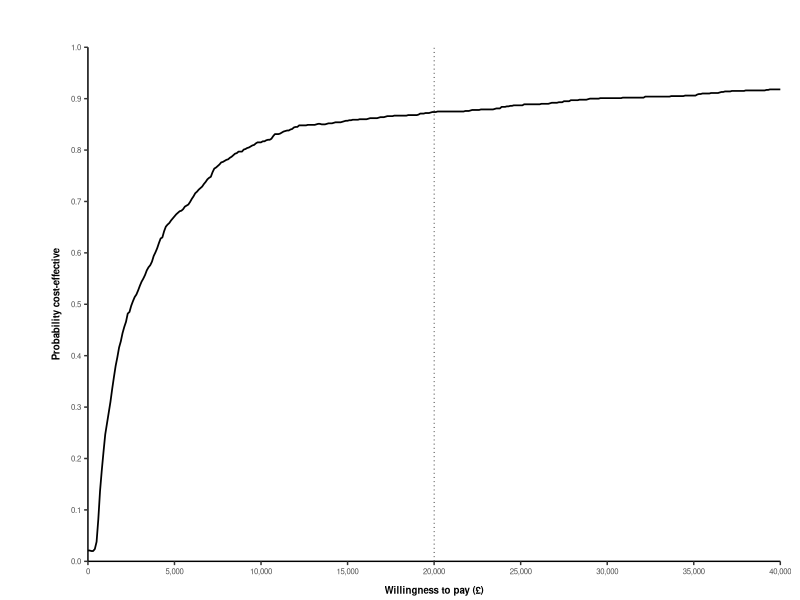
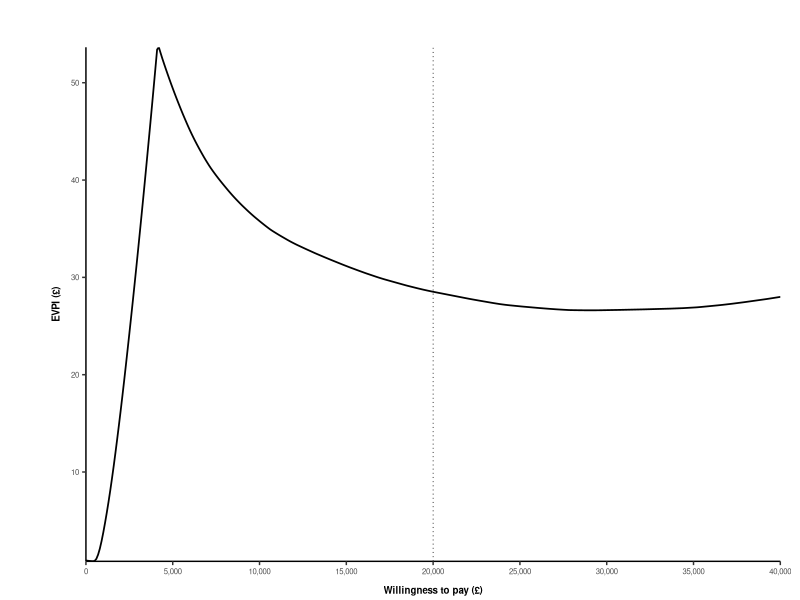

Here is the R script that generated these plots, in order: (Note: this script raises an error after producing the figures.)

## CRASH-Mild - Economic model ## 

if(!require(dplyr)) install.packages('dplyr')
if(!require(tidyr)) install.packages('tidyr')
if(!require(ggplot2)) install.packages('ggplot2')

library(tidyr)
library(dplyr)
library(ggplot2)

# Model Options

disc.c <- 0.035
disc.o <- 0.035

sims <- 1000
outer.loops <- 100
inner.loops <- 100

age <- 70
male = 0.5 # plaecholder
time.horizon = min(60, 100-ceiling(age))



## Age trace

## Clinical parameters

gen.clinical.characteristics <- function(){

# Mild ACM RR (CRASH-3)
treatment.effect <- 0.6972504
treatment.effect.sims <- exp(rnorm(sims, log(treatment.effect), 0.2216285))

hi.risk <- 0.0142
hi.risk.sims <- rbeta(sims, 16.74564893, 1162.525402)

non.hi.risk <- 0
non.hi.risk.sims <- rbeta(sims, 9, 920-9) * 0

smr.year1 <- 235.04/81.2
smr.year1.sims <- rnorm(sims, smr.year1, 0.41632922)

smr.year2 <- 61.47/39.45
smr.year2.sims <- rnorm(sims, smr.year2, 0.2350955) 

clin.names <- c("treatment.effect", "hi.risk", "non.hi.risk", "smr.year1", "smr.year2")


clin.char <- c(treatment.effect, hi.risk, non.hi.risk, smr.year1, smr.year2)
names(clin.char) <- clin.names

clin.char.sims <- data.frame(treatment.effect.sims, hi.risk.sims, non.hi.risk.sims, smr.year1.sims, smr.year2.sims)
colnames(clin.char.sims) <- clin.names

# Outcomes

outcome.names <- c("full", "good", "moderate", "severe", "vegetative")

full.placebo <- 0
good.placebo <- 208
moderate.placebo <- 49
severe.placebo <- 23
vegetative.placebo <- 5

dis.placebo <- c(full.placebo, good.placebo, moderate.placebo, severe.placebo, vegetative.placebo) 
disability.placebo <- dis.placebo / sum(dis.placebo)

  # full.txa <- 0
# good.txa <- 1516
# moderate.txa <- 701
# severe.txa <- 227
# vegetative.txa <- 22

#dis.txa <- c(full.txa, good.txa, moderate.txa, severe.txa, vegetative.txa)
#disability.txa <- dis.txa / sum(dis.txa)

disability.txa <- disability.placebo

names(disability.placebo) <- outcome.names
names(disability.txa) <- outcome.names

# Dirichlet distributions for outcomes
disability.placebo.sims <- MCMCpack::rdirichlet(n = sims , disability.placebo)
disability.txa.sims <- MCMCpack::rdirichlet(n = sims , disability.txa)

colnames(disability.placebo.sims) <- outcome.names
colnames(disability.txa.sims) <- outcome.names

return(list(clin.char,
            clin.char.sims,
            disability.placebo, 
            disability.txa, 
            disability.placebo.sims, 
            disability.txa.sims))
       
}


clin.char <- gen.clinical.characteristics()[[1]]
clin.char.sims <- gen.clinical.characteristics()[[2]]
disability.placebo <- gen.clinical.characteristics()[[3]]
disability.txa <- gen.clinical.characteristics()[[4]]
disability.placebo.sims <- gen.clinical.characteristics()[[5]]
disability.txa.sims <- gen.clinical.characteristics()[[6]]


## Generate long-term risk of death

gen.acm <- function(male = 0.5){
  
  lifetable <- read.csv("inputs/ONS_life_tables_2017-19.csv", header=TRUE)
  lifetable <- as.data.frame(lifetable[c(1,2,8)])
  av <- lifetable
  av[,2] <- lifetable[,2] * male + lifetable[,3] * (1 - male)
  av <- av[,1:2]

  acm <- av %>% filter(x >= floor(age))
  colnames(acm) <- c("age", "rate")
  
  return(acm)
  
}

acm <- gen.acm()



## Utility (now utility values only)

gen.utility <- function(){

utility.full <- 1
utility.good <- 0.894
utility.moderate <- 0.675
utility.severe <- 0.382
utility.vegetative <- -0.178

utility.values <- c(utility.full, utility.good, utility.moderate, utility.severe, utility.vegetative)

return(utility.values)

}


gen.utility.sims <- function(){
  
  utility.full <- rep(1, sims)
  utility.good <- rbeta(sims, 49.9585894, 5.9235016)
  utility.moderate <- rbeta(sims, 30.538, 14.7034815)
  utility.severe <- rbeta(sims, 10.9303087,	17.6830648)
  utility.vegetative <- rnorm(sims, -0.178, 0.19) ## needs normal distribution
  
  utility.values <- data.frame(utility.full, utility.good, utility.moderate, utility.severe, utility.vegetative)
  
  
# #  util.plac <- utility.values * matrix(dis.placebo, sims, length(dis.placebo), byrow= T)
#   util.plac <- utility.values * dis.placebo
#   util.values.plac <- apply(util.plac,  1,  sum )
#   
# #  util.txa <- utility.values * matrix(dis.txa, sims, length(dis.txa), byrow= T)
#   util.txa <- utility.values * dis.txa
#   util.values.txa <- apply(util.txa,  1,  sum)
  
  
  return(utility.values)
  
}


gen.utility.dec <- function(){

  a <- data.frame(seq(0, 54, 1), 0)
  b <- data.frame(seq(55,64, 1), 0.05)
  c <- data.frame(seq(65, 74, 1), 0.07)
  d <- data.frame(seq(75,100, 1), 0.12)
  colnames(a) <- c("a","b")
  colnames(b) <- c("a","b")
  colnames(c) <- c("a","b")
  colnames(d) <- c("a","b")

  util.dec <- rbind(a, b, c, d)

  utility.decrement <- util.dec %>% filter(a >= floor(age))
  
  return(utility.decrement)
  
} 



utility <- gen.utility()

utility.sims <- gen.utility.sims()

utility.decrement <- gen.utility.dec()

utility

## Costs 

# Treatment costs 

## need to add tx effect costs

gen.costs <- function(){

  cost.txa.dose <- 6
  cost.sodium <- 0.55 + 2.7 # 55p for 100ml, 270 for 500ml 
  cost.needle <- 0.05151 
  cost.nurse <- 12.95

  cost.treatment <- sum(cost.txa.dose, cost.sodium, cost.needle, cost.nurse)
  

  # Hospital costs

  los.placebo <-  4
  los.txa <- los.placebo
  prop.neuro <- 0.0345
  
  hospital.cost.initial <- 455.45033602
  hospital.cost.day <- 313.8757956
  neurosurgery.cost <- 7439.86435702

  hospital.cost.placebo <- hospital.cost.initial + hospital.cost.day * los.placebo + prop.neuro * neurosurgery.cost
  hospital.cost.txa <- hospital.cost.initial + hospital.cost.day * los.txa + prop.neuro * neurosurgery.cost


  # Monitoring costs 

  cost.good.st <- 290.145026
  cost.moderate.st <- 20745.36936
  cost.severe.st <- 40982.984929

  cost.good.lt <- 25.65601
  cost.moderate.lt <- 1710.40065
  cost.severe.lt <- 13362.505071


  # monitoring.costs.st <- sum(c(rep(cost.good.st,2), cost.moderate.st, rep(cost.severe.st, 2)) * dis.plac) / sum(dis.plac)
  # monitoring.costs.st <- sum(c(rep(cost.good.st,2), cost.moderate.st, rep(cost.severe.st, 2)) * dis.txa) / sum(dis.txa)
  # 
  # monitoring.costs.lt <- sum(c(rep(cost.good.lt,2), cost.moderate.lt, rep(cost.severe.lt, 2)) * dis.plac) / sum(dis.plac)
  # monitoring.costs.lt <- sum(c(rep(cost.good.lt,2), cost.moderate.lt, rep(cost.severe.lt, 2)) * dis.txa) / sum(dis.txa)


  cost.names <- c("treatment", "hospital.placebo", "hospital.txa", "st.good", "st.mod", "st.sev", "lt.good", "lt.mod", "lt,sev")
  costs <- c(cost.treatment, hospital.cost.placebo, hospital.cost.txa, cost.good.st, cost.moderate.st, cost.severe.st,
             cost.good.lt, cost.moderate.lt, cost.severe.lt)
  
  names(costs) <- cost.names
  

  # Simulations - to be input later on (PLACEHOLDER)
  
  prob.neuro.sims <- rbeta(sims, 23.83398, 	667.00607)
  
  cost.treatment.sims <- rep(cost.treatment, sims)  * 1 ## PLACEHOLDER
  hospital.cost.placebo.sims <- rep(hospital.cost.placebo, sims) * 1 + rep(neurosurgery.cost, sims) * prob.neuro.sims  ## PLACEHOLDER
  hospital.cost.txa.sims <- rep(hospital.cost.txa, sims) * 1 + rep(neurosurgery.cost, sims) * prob.neuro.sims ## PLACEHOLDER
  
  # Monitoring costs # 
  
  inf0607 <- 302/249.8
  
  cost.good.st.sims <- rgamma(sims, shape = (240^2 / 48^2), scale = 48^2 / 240 ) * inf0607
  cost.moderate.st.sims <- rgamma(sims, shape = (17160^2 / 3432^2), scale = 3432^2 / 17160 ) * inf0607
  cost.severe.st.sims <- rgamma(sims, shape = (33900^2 / 6780^2), scale = 6780^2 / 33900 ) * inf0607
  
  cost.good.lt.sims <- rgamma(sims, shape = (24^2 / 4.8^2), scale = 4.8^2 / 24 ) * inf0607
  cost.moderate.lt.sims <- rgamma(sims, shape = (1600^2 / 320^2), scale = 320^2 / 1600 ) * inf0607
  cost.severe.lt.sims <- rgamma(sims, shape = (12500^2 / 2500^2), scale = 2500^2 / 12500 ) * inf0607
  
#  df.st <- data.frame(cost.good.st.sims, cost.good.st.sims, cost.moderate.st.sims, cost.severe.st.sims, cost.severe.st.sims) 
#  df.lt <- data.frame(cost.good.lt.sims, cost.good.lt.sims, cost.moderate.lt.sims, cost.severe.lt.sims, cost.severe.lt.sims)
  
  ## has out below as this needs to be done in the model...... 
  # 
  # monitoring.costs.st <- df.st * dis.plac.sims # These are currently the same but structured in case these need to differ
  # monitoring.costs.st <- df.st * dis.txa.sims  # These are currently the same but structured in case these need to differ
  # 
  # m.costs.st <- apply(monitoring.costs.st, 1, sum)
  # 
  # monitoring.costs.lt <- df.lt * dis.plac.sims  # These are currently the same but structured in case these need to differ
  # monitoring.costs.lt <- df.lt * dis.txa.sims  # These are currently the same but structured in case these need to differ
  # 
  # m.costs.lt <- apply(monitoring.costs.lt, 1, sum)
  
  costs.sims <- data.frame(data.frame(cost.treatment.sims, hospital.cost.placebo.sims, hospital.cost.txa.sims),
                          cost.good.st.sims, cost.moderate.st.sims, cost.severe.st.sims,
                          cost.good.lt.sims, cost.moderate.lt.sims, cost.severe.lt.sims)
  
  dim(costs.sims)
  colnames(costs.sims) <- cost.names
  
  return(list(costs,
              costs.sims))
  
}


costs <- gen.costs()[[1]]
costs.sims <- gen.costs()[[2]]



##  TRACE CALCULATIONS AND OUTCOMES  ## 



run.model <- function(clinical = clin.char, dis.plac = disability.placebo, dis.txa = disability.txa, util.values = utility, cost = costs, 
                      dec = utility.decrement, discount.c = disc.c, discount.o = disc.o) {
  
  ### TRACE ###
  
  # this unpacks each element of the clinical parameter to use in calculations below
  for(i in 1:length(clinical)) assign(names(clinical[i]),clinical[i])
  
  trace.names <- c("alive placebo", "dead placebo", "alive txa", "dead txa")
  matrix <- matrix(0, 13, 4)
  matrix[1,] <- c(1,0,1,0)
  colnames(matrix) <- trace.names
  
  # Calculate the annual risk of death, and make sure it changes at correct point 
  age.trace <- seq(from = age, to = age+1, by= 1/12)
  age.trace.floor <- floor(age.trace)
  a <- as.vector(acm %>% filter(age == unique(age.trace.floor)[[1]])) 
  b <- as.vector(acm %>% filter(age == unique(age.trace.floor)[[2]]))
  risk.year1 <- c( rep(a[[2]], sum(age.trace.floor==a[[1]])), rep(b[[2]], sum(age.trace.floor==b[[1]])))
  
  
  # Calculate the first year Markov trace
  
  for(t in 2:13){
    
    if(t==2){
      
      matrix[t,2] <- matrix[t-1,2] + (hi.risk + non.hi.risk)
      matrix[t,1] <- 1 - matrix[t,2]
      
      matrix[t,4] <- matrix[t-1,4] + (hi.risk * treatment.effect + non.hi.risk)
      matrix[t,3] <- 1 - matrix[t,4]
      
    } else {
      
      matrix[t,2] <- matrix[t-1,2] + matrix[t-1,1] * (1 - exp(-((risk.year1[t]/12)*smr.year1)))
      matrix[t,1] <- 1 - matrix[t,2]
      
      matrix[t,4] <- matrix[t-1,4] + matrix[t-1,3] * (1 - exp(-((risk.year1[t]/12)*smr.year1)))
      matrix[t,3] <- 1 - matrix[t,4]
    }
    
  }
  
  trace.y1 <- matrix
  
  # The main trace (using estimates from first year trace)
  
  trace.matrix <- matrix(0, time.horizon + 1, 4) 
  colnames(trace.matrix) <- trace.names
  trace.matrix[1,] <- c(1,0,1,0)
  trace.matrix[2,] <- as.numeric(tail(trace.y1, 1))
  
  for(i in 3:(time.horizon + 1)){
    trace.matrix[i,2] <- trace.matrix[i-1,2] + trace.matrix[i-1,1] * (1 - exp(-(acm[i,2] * smr.year2)))
    trace.matrix[i,1] <- 1 - trace.matrix[i,2] 
    trace.matrix[i,4] <- trace.matrix[i-1,4] + trace.matrix[i-1,3] * (1 - exp(-(acm[i,2] * smr.year2)))
    trace.matrix[i,3] <- 1 - trace.matrix[i,4] 
  }
  
  trace <- list(trace.y1, trace.matrix)

  ## OUTCOMES 
  
  # discount
  
  d <- matrix( rep(1/((1+discount.c)^seq(0, time.horizon, 1)),2), time.horizon + 1, 2)
  o <- matrix( rep(1/((1+discount.o)^seq(0, time.horizon, 1)),2), time.horizon + 1, 2)
  
  # Costs

  st.mon.costs <- c(cost[4], cost[5], cost[6])
  lt.mon.costs <- c(cost[7], cost[8], cost[9])
  
  st.mon.plac <- sum( st.mon.costs * c(dis.plac[1] + dis.plac[2], dis.plac[3], dis.plac[4] + dis.plac[5]))
  lt.mon.plac <- sum( lt.mon.costs * c(dis.plac[1] + dis.plac[2], dis.plac[3], dis.plac[4] + dis.plac[5]))

  st.mon.txa <- sum( st.mon.costs * c(dis.txa[1] + dis.txa[2], dis.txa[3], dis.txa[4] + dis.txa[5]))
  lt.mon.txa <- sum( lt.mon.costs * c(dis.txa[1] + dis.txa[2], dis.txa[3], dis.txa[4] + dis.txa[5]))
  
  cost.matrix <- matrix(0, time.horizon + 1, 2) # placebo / txa
  
  cost.matrix[1,] <- cost[2:3] + (cost[1] * c(0,1)) 
  cost.matrix[2,] <- trace[[2]][2,c(1,3)] * c(st.mon.plac, st.mon.txa)
  cost.matrix[3:(time.horizon+1),] <- trace[[2]][3:(time.horizon+1),c(1,3)] * c(lt.mon.plac, lt.mon.txa)
  
  cost.matrix.d <- cost.matrix * d
  
  cost.sum <- apply(cost.matrix.d, 2, sum)
  
  
  # Utility

    #util.plac <- utility.values * matrix(dis.placebo, sims, length(dis.placebo), byrow= T)
  util.plac <- util.values * dis.plac
  util.values.plac <- sum(util.plac)
     
  #  util.txa <- utility.values * matrix(dis.txa, sims, length(dis.txa), byrow= T)
  util.txa <- util.values * dis.txa
  util.values.txa <- sum(util.txa)
  
  utility.matrix <- matrix(0, time.horizon + 1, 2) # placebo / txa
  
  utility.matrix[2,1] <- mean(trace[[1]][2:13,1]) * (util.values.plac - dec[2,2])
  utility.matrix[2,2] <- mean(trace[[1]][2:13,3]) * (util.values.txa - dec[2,2])
  
  utility.matrix[3:(time.horizon+1),1] <- trace[[2]][3:(time.horizon+1),1] * (util.values.plac - dec[3:(time.horizon+1),2]) 
  utility.matrix[3:(time.horizon+1),2] <- trace[[2]][3:(time.horizon+1),3] * (util.values.txa - dec[3:(time.horizon+1),2])
  
  utility.matrix.d <- utility.matrix * o 
  
  utility.sum <- apply(utility.matrix.d, 2, sum) 
  
  
  ## ICER ## 
  
  icer <-  if((cost.sum[2] - cost.sum[1]) <= 0 & (utility.sum[2] - utility.sum[1]) > 0) "Intervention dominates" else 
    if((cost.sum[2] - cost.sum[1]) > 0 & (utility.sum[2] - utility.sum[1]) <= 0 ) "Control dominates" else
      (cost.sum[2] - cost.sum[1]) / (utility.sum[2] - utility.sum[1])  
  
  
  return(list(c(cost.placebo = cost.sum[1], 
                utility.placebo = utility.sum[1], 
                cost.txa = cost.sum[2], 
                utility.txa = utility.sum[2]), 
              icer = icer)) 
  
  
}



## Deterministic results 
run.model(clin.char, dis.plac = disability.placebo, dis.txa = disability.txa, util.values = utility,
          cost = costs, dec = utility.decrement, discount.c = disc.c, discount.o = disc.o)




## PSA ## 

# Generate matrix to store results 
psa.results <- matrix(0, sims, 4)
colnames(psa.results) <- c("cost.placebo", "utility.placebo","cost.txa","utility.txa")

for(p in 1:sims){
  
  # Subset and assign existing sims
  clin.sim <- unlist(clin.char.sims[p,])
  dis.placebo.sim <- unlist(disability.placebo.sims[p,])
  dis.txa.sim <- dis.placebo.sim # unlist(disability.txa.sims[p,])
  utility.sim <- unlist(utility.sims[p,])
  cost.sim <- unlist(costs.sims[p,])

  psa.results[p,] <- run.model(clin.sim, dis.placebo.sim, dis.txa.sim, utility.sim, cost.sim)[[1]] 
  
}




# Generate CEAC table

gen.ceac.table <- function(results, lambda.inc = 500){
  
  lambda <- seq(from = 0, to = 40000, by = lambda.inc)
    
  ## CEAC ## 
  
  lambda.table <- matrix(lambda, ncol = length(lambda), nrow = dim(results)[1], byrow = TRUE) 
  inmb.count <- ((results[,4] * lambda.table) - results[,3]) - ((results[,2] * lambda.table) - results[,1]) > 0 
  
  prob.ce <- apply(inmb.count, 2, mean) 
  ceac.table <- data.frame(lambda, prob.ce) 
  
  ## EVPI ## 
  
  evpi.table <- matrix(lambda, ncol = length(lambda), nrow = dim(results)[1], byrow = TRUE) 

  nmb.p <- ((results[,2] * evpi.table) - results[,1])  
  nmb.t <- ((results[,4] * evpi.table) - results[,3]) 
    
  av.nmb.p <- apply(nmb.p, 2, mean)
  av.nmb.t <- apply(nmb.t, 2, mean)

  evpi.mat <- matrix(0, dim(results)[1], length(av.nmb.p))
  
  for(i in 1:ncol(nmb.p)){
      if(av.nmb.p[i] >= av.nmb.t[i]) evpi.mat[,i] <- nmb.t[,i] - nmb.p[,i]
      if(av.nmb.t[i] >= av.nmb.p[i]) evpi.mat[,i] <- nmb.p[,i] - nmb.t[,i]
  }
  
  evpi.mat[evpi.mat<0] <- 0
  evpi.m <- apply(evpi.mat, 2, mean)
  
  evpi <- data.frame(lambda, evpi.m)

  return(list(ceac.table,
              evpi))
  
}


ceac <- gen.ceac.table(psa.results, 100)[[1]]
evpi <- gen.ceac.table(psa.results, 100)[[2]]


# Graphics  - TBC (take from other sources)




# CEAC # 

gen.ceac.graph = function(psa, save = FALSE) {
  
  z = ggplot(psa) + geom_line(aes(x=lambda, y=prob.ce), size=0.6) + 
    labs(x = "Willingness to pay (£)", text = element_text(size=4)) + 
    labs (y = "Probability cost-effective", text = element_text(size=4)) + theme_classic() +
    theme(legend.title = element_blank(), axis.title=element_text(face="bold"), 
          axis.title.x = element_text(margin = margin(t = 7, r = 0, b = 3, l = 0)), 
          axis.title.y = element_text(margin = margin(t = 0, r = 7, b = 0, l = 3)), 
          panel.grid.major = element_blank(), panel.grid.minor = element_blank(), 
          legend.key.width=unit(1.8,"line"), text = element_text(size=7),
          plot.margin=unit(c(1.2,0.5,0,1.2),"cm")) + 
    scale_x_continuous(labels = scales::comma, breaks = c(seq(0,100000,5000)), limits = c(0,40000), expand = c(0, 0.1)) + 
    scale_y_continuous(limits = c(0,1), breaks=seq(0,1,0.1), expand = c(0, 0)) + 
    geom_vline(xintercept = 20000, linetype="dotted", size=0.25)
  
  
  if(save == TRUE) ggsave(paste("figures\\CEAC",Sys.Date(),".png"), z, width=107, height=70, dpi=300, units='mm')
  
  
  return(z)
  
}

gen.evpi.graph = function(evpi, save = FALSE) {
  
  z = ggplot(evpi) + geom_line(aes(x=lambda, y=evpi.m), size=0.6) + 
    labs(x = "Willingness to pay (£)", text = element_text(size=4)) + 
    labs (y = "EVPI (£)", text = element_text(size=4)) + theme_classic() +
    theme(legend.title = element_blank(), axis.title=element_text(face="bold"), 
          axis.title.x = element_text(margin = margin(t = 7, r = 0, b = 3, l = 0)), 
          axis.title.y = element_text(margin = margin(t = 0, r = 7, b = 0, l = 3)), 
          panel.grid.major = element_blank(), panel.grid.minor = element_blank(), 
          legend.key.width=unit(1.8,"line"), text = element_text(size=7),
          plot.margin=unit(c(1.2,0.5,0,1.2),"cm")) + 
    scale_x_continuous(labels = scales::comma, breaks = c(seq(0,100000,5000)), limits = c(0,40000), expand = c(0, 0.1)) + 
    scale_y_continuous(expand = c(0, 0)) + 
    geom_vline(xintercept = 20000, linetype="dotted", size=0.25)
  
  if(save == TRUE) ggsave(paste("figures\\EVPI",Sys.Date(),".png"), z, width=107, height=70, dpi=300, units='mm')
  
  return(z)
  
}


gen.ceac.graph(ceac)
gen.evpi.graph(evpi)




##------------------------------##
##           EVPPI              ## 
##------------------------------##

# inner.loops <- 300
# outer.loops <- 300

# Select lambda values to be considered 
lambda <- seq(from = 0, to = 30000, by = 500)


# Sample all probabilistic parameters

clin.char.sims <- gen.clinical.characteristics()[[2]]
disability.placebo.sims <- gen.clinical.characteristics()[[5]]
disability.txa.sims <- gen.clinical.characteristics()[[6]]
utility.sims <- gen.utility.sims()
costs.sims <- gen.costs(disability.placebo, disability.txa, disability.placebo.sims, disability.txa.sims)[[2]]



gen.nmb <- function(results, lam = lambda){
  

  nmb.table <- matrix(c(lam), ncol = length(lam), nrow = dim(results)[1],  byrow = TRUE) 
  
  p <- ((results[,2] * nmb.table) - results[,1])  
  t <- ((results[,4] * nmb.table) - results[,3])

  nmb.p <- apply(p, 2, mean)
  nmb.t <- apply(t, 2, mean) 
    
  #colnames(nmb.p) <- as.character(lam)
  #colnames(nmb.t) <- as.character(lam)
  
  
  return(list(nmb.t, nmb.p))
  
}


# Generate matrices for EVPPI results to be stored in

inner.results <- matrix(0, inner.loops, 4)

evppi.results.placebo <- matrix(0, ncol = length(lambda), nrow = outer.loops)
colnames(evppi.results.placebo) <- as.character(lambda)
evppi.results.txa <- evppi.results.placebo

# EVPPI functions

gen.evppi.results <- function(evppi.results1 = evppi.results.placebo, evppi.results2 = evppi.results.txa, lam = lambda){
  
  ## calculate the mean NMB for placebo and txa, at each lambda 
  current.info1 <- apply(evppi.results1, 2, mean)
  current.info2 <- apply(evppi.results2, 2, mean)

  current.info <- pmax(current.info1, current.info2)

  evppi.array <- array(0, dim = c(outer.loops, length(lam), 2))
  evppi.array[,,1] <- evppi.results1
  evppi.array[,,2] <- evppi.results2

  perf.info.sims <- apply(evppi.array, c(1,2), max)
  perf.info <- apply(perf.info.sims, 2, mean)

  evppi.results <- c(perf.info - current.info)

  evppi <- data.frame(lambda, evppi.results)

  return(evppi)

}



clin.sim <- unlist(clin.char.sims[p,])
dis.placebo.sim <- unlist(disability.placebo.sims[p,])
dis.txa.sim <- unlist(disability.txa.sims[p,])
utility.sim <- unlist(utility.sims[p,])
cost.sim <- unlist(costs.sims[p,])
run.model(clin.sim, dis.placebo.sim, dis.txa.sim, utility.sim, cost.sim)[[1]] 

## EVPPI Loops - 'Double Monte Carlo loop method' 


## EVPPI loops - Head injury and TXA treatment effect

for(a in 1:outer.loops){

## 1. Select the 'partial' parameter from the outer loop 
clin.sim <- unlist(clin.char.sims[a,])

  for(b in 1:inner.loops){
  
  # Select traditional parameters, minus the outer loop parameter

  clin.sim[4:5] <- unlist(clin.char.sims[b,4:5]) # Keep SMRs in PSA 
  dis.placebo.sim <- unlist(disability.placebo.sims[p,])
  dis.txa.sim <- unlist(disability.txa.sims[p,])
  utility.sim <- unlist(utility.sims[b,])
  cost.sim <- unlist(costs.sims[b,])
  
  inner.results[b,] <- run.model(clin.sim, dis.placebo.sim, dis.txa.sim, utility.sim, cost.sim)[[1]] 
  }

  #after each inner loop PSA, calculate the mean NMB for each tx and store the results
  nmb <- gen.nmb(inner.results)
  evppi.results.placebo[a,] <- nmb[[1]]
  evppi.results.txa[a,] <- nmb[[2]]
  
}

# Calculate the EVPPI 
evppi.head.injury <- gen.evppi.results(evppi.results.placebo, evppi.results.txa, lambda)




## EVPPI loops - Head injury and TXA treatment effect

for(a in 1:outer.loops){
  
  ## 1. Select the 'partial' parameter from the outer loop 
  clin.sim <- unlist(clin.char.sims[a,])
  
  for(b in 1:inner.loops){
    
    # Select traditional parameters, minus the outer loop parameter
    
    #clin.sim <- unlist(clin.char.sims[b,])
    clin.sim[1:3] <- unlist(clin.char.sims[b,1:3]) # only SMRs excl from PSA 
    dis.placebo.sim <- unlist(disability.placebo.sims[b,])
    dis.txa.sim <- unlist(disability.txa.sims[b,])
    utility.sim <- unlist(utility.sims[b,])
    cost.sim <- unlist(costs.sims[b,])
    

    inner.results[b,] <- run.model(clin.sim, dis.placebo.sim, dis.txa.sim, utility.sim, cost.sim)[[1]] 
  }
  
  #after each inner loop PSA, calculate the mean NMB for each tx and store the results
  nmb <- gen.nmb(inner.results)
  evppi.results.placebo[a,] <- nmb[[1]]
  evppi.results.txa[a,] <- nmb[[2]]
  
}

# Calculate the EVPPI 
evppi.smr <- gen.evppi.results(evppi.results.placebo, evppi.results.txa, lambda)




## EVPPI loops - Disability / outcomes   

for(a in 1:outer.loops){
  
  ## 1. Select the 'partial' parameter from the outer loop 
  dis.placebo.sim <- unlist(disability.placebo.sims[a,])
  dis.txa.sim <- unlist(disability.txa.sims[a,])
  
  for(b in 1:inner.loops){
    
    # Select traditional parameters, minus the outer loop parameter
    
    clin.sim <- unlist(clin.char.sims[b,])
    # dis.placebo.sim <- unlist(disability.placebo.sims[b,])
    # dis.txa.sim <- unlist(disability.txa.sims[b,])
    utility.sim <- unlist(utility.sims[b,])
    cost.sim <- unlist(costs.sims[b,])
    
    inner.results[b,] <- run.model(clin.sim, dis.placebo.sim, dis.txa.sim, utility.sim, cost.sim)[[1]] 
  }
  
  #after each inner loop PSA, calculate the mean NMB for each tx and store the results
  nmb <- gen.nmb(inner.results)
  evppi.results.placebo[a,] <- nmb[[1]]
  evppi.results.txa[a,] <- nmb[[2]]
  
}

# Calculate the EVPPI 
evppi.disability <- gen.evppi.results(evppi.results.placebo, evppi.results.txa, lambda)







## EVPPI loops - Utility  

for(a in 1:outer.loops){
  
  ## 1. Select the 'partial' parameter from the outer loop 
  utility.sim <- unlist(utility.sims[a,])
  
  for(b in 1:inner.loops){
    
    # Select traditional parameters, minus the outer loop parameter
    
    clin.sim <- unlist(clin.char.sims[b,])
    dis.placebo.sim <- unlist(disability.placebo.sims[b,])
    dis.txa.sim <- unlist(disability.txa.sims[b,])
    #utility.sim <- unlist(utility.sims[b,])
    cost.sim <- unlist(costs.sims[b,])
    
    inner.results[b,] <- run.model(clin.sim, dis.placebo.sim, dis.txa.sim, utility.sim, cost.sim)[[1]] 
  }
  
  #after each inner loop PSA, calculate the mean NMB for each tx and store the results
  nmb <- gen.nmb(inner.results)
  evppi.results.placebo[a,] <- nmb[[1]]
  evppi.results.txa[a,] <- nmb[[2]]
  
}

# Calculate the EVPPI 
evppi.utility <- gen.evppi.results(evppi.results.placebo, evppi.results.txa, lambda)




## EVPPI loops - Costs  

for(a in 1:outer.loops){
  
  ## 1. Select the 'partial' parameter from the outer loop 
  cost.sim <- unlist(costs.sims[a,])
  
  for(b in 1:inner.loops){
    
    # Select traditional parameters, minus the outer loop parameter
    
    clin.sim <- unlist(clin.char.sims[b,])
    dis.placebo.sim <- unlist(disability.placebo.sims[b,])
    dis.txa.sim <- unlist(disability.txa.sims[b,])
    utility.sim <- unlist(utility.sims[b,])
    #cost.sim <- unlist(costs.sims[b,])
    
    trace.results.sim <- gen.trace(clin.sim)
    inner.results[b,] <- gen.outcomes(trace.results.sim, util = utility.sim, cost = cost.sim)[[1]] 
  }
  
  #after each inner loop PSA, calculate the mean NMB for each tx and store the results
  nmb <- gen.nmb(inner.results)
  evppi.results.placebo[a,] <- nmb[[1]]
  evppi.results.txa[a,] <- nmb[[2]]
  
}

# Calculate the EVPPI 
evppi.costs <- gen.evppi.results(evppi.results.placebo, evppi.results.txa, lambda)


## Reshaping? 

evppi.wide <- data.frame(evppi.head.injury,
                         evppi.smr[,2],
                         evppi.disability[,2],
                         evppi.utility[,2],
                         evppi.costs[,2])

colnames(evppi.wide) <- c('lambda', 'death following head injury and treatment effect', 'SMR', 'utility', 'costs')

evppi.long <- evppi.wide %>% gather(Parameters, VoI, 2:5)
#evppi.long.pop <- reshape2::melt(evppi.wide.pop, id.vars = c("lambda"))

# Plots 

gen.evppi.graph = function(evppi, save = FALSE) {
  
  z = ggplot(evppi) + geom_line(aes(x=lambda, y=VoI, colour = Parameters), size=0.6) + 
    labs(x = "Willingness to pay (£)", text = element_text(size=4)) + 
    labs (y = "EVPPI (£)", text = element_text(size=4)) + theme_classic() +
    theme(legend.title = element_blank(), axis.title=element_text(face="bold"), 
          axis.title.x = element_text(margin = margin(t = 7, r = 0, b = 3, l = 0)), 
          axis.title.y = element_text(margin = margin(t = 0, r = 7, b = 0, l = 3)), 
          panel.grid.major = element_blank(), panel.grid.minor = element_blank(), 
          legend.key.width=unit(1.8,"line"), text = element_text(size=7),
          plot.margin=unit(c(1.2,0.5,0,1.2),"cm")) + 
    scale_x_continuous(labels = scales::comma, breaks = c(seq(0,100000,5000)), limits = c(0,40000), expand = c(0, 0.1)) + 
    scale_y_continuous(expand = c(0, 0)) + 
    geom_vline(xintercept = 20000, linetype="dotted", size=0.25)
  
  
  
  if(save == TRUE) ggsave(paste("figures\\EVPPI",Sys.Date(),".png"), z, width=107, height=70, dpi=300, units='mm')
  
  return(z)  
  
}

gen.evppi.graph(evppi.long)


# 
# 
# ## EVSI ## 
# 
# 
# # inner.loops <- 300
# # outer.loops <- 300
# 
# # Select lambda values to be considered 
# lambda <- seq(from = 0, to = 30000, by = 500)
# 
# 
# 
# # Sample all probabilistic parameters
# clin.char.sims <- gen.clinical.characteristics()[[2]]
# disability.placebo.sims <- gen.clinical.characteristics()[[5]]
# disability.txa.sims <- gen.clinical.characteristics()[[6]]
# utility.sims <- gen.utility.sims()
# costs.sims <- gen.costs(disability.placebo, disability.txa, disability.placebo.sims, disability.txa.sims)[[2]]
# 
# 
# 
# inner.results <- matrix(0, inner.loops, 4)
# 
# evsi.results.placebo <- matrix(0, ncol = length(lambda), nrow = outer.loops)
# colnames(evsi.results.placebo) <- as.character(lambda)
# evsi.results.txa <- evsi.results.placebo
# 
# # EVSI functions
# 
# gen.evsi.results <- function(evsi.results1 = evsi.results.placebo, evsi.results2 = evsi.results.txa, lam = lambda){
#   
#   ## calculate the mean NMB for placebo and txa, at each lambda 
#   current.info1 <- apply(evsi.results1, 2, mean)
#   current.info2 <- apply(evsi.results2, 2, mean)
#   
#   current.info <- pmax(current.info1, current.info2)
#   
#   evppi.array <- array(0, dim = c(outer.loops, length(lam), 2))
#   evppi.array[,,1] <- evsi.results1
#   evppi.array[,,2] <- evsi.results2
#   
#   perf.info.sims <- apply(evsi.array, c(1,2), max)
#   perf.info <- apply(perf.info.sims, 2, mean)
#   
#   evppi.results <- c(perf.info - current.info)
#   
#   evppi <- data.frame(lambda, evppi.results)
#   
#   return(evsi)
#   
# }
# 
# 
# # EVSI loops - Head injury risk, TXA treatment effect, Clinical characteristics(?) 
# 
# for(a in 1:outer.loops){
#   
#   ## 1. Select the parameters included in the outer loop 
#   clin.sim <- unlist(clin.char.sims[a,])
#   
#   for(b in 1:inner.loops){
#     
#     # Select traditional parameters, minus the outer loop parameter
#     
#     #clin.sim <- unlist(clin.char.sims[b,])
#     clin.sim[4:5] <- unlist(clin.char.sims[b,4:5]) # Keep SMRs in PSA 
#     utility.sim <- unlist(utility.sims[b,])
#     cost.sim <- unlist(costs.sims[b,])
#     
#     trace.results.sim <- gen.trace(clin.sim)
#     inner.results[b,] <- gen.outcomes(trace.results.sim, util = utility.sim, cost = cost.sim)[[1]] 
#   }
#   
#   #after each inner loop PSA, calculate the mean NMB for each tx and store the results
#   nmb <- gen.nmb(inner.results)
#   evsi.results.placebo[a,] <- nmb[[1]]
#   evsi.results.txa[a,] <- nmb[[2]]
#   
# }
# 
# # Calculate the EVPPI 
# evsi.head.injury <- gen.evsi.results(evsi.results.placebo, evsi.results.txa, lambda)
# 
# 
